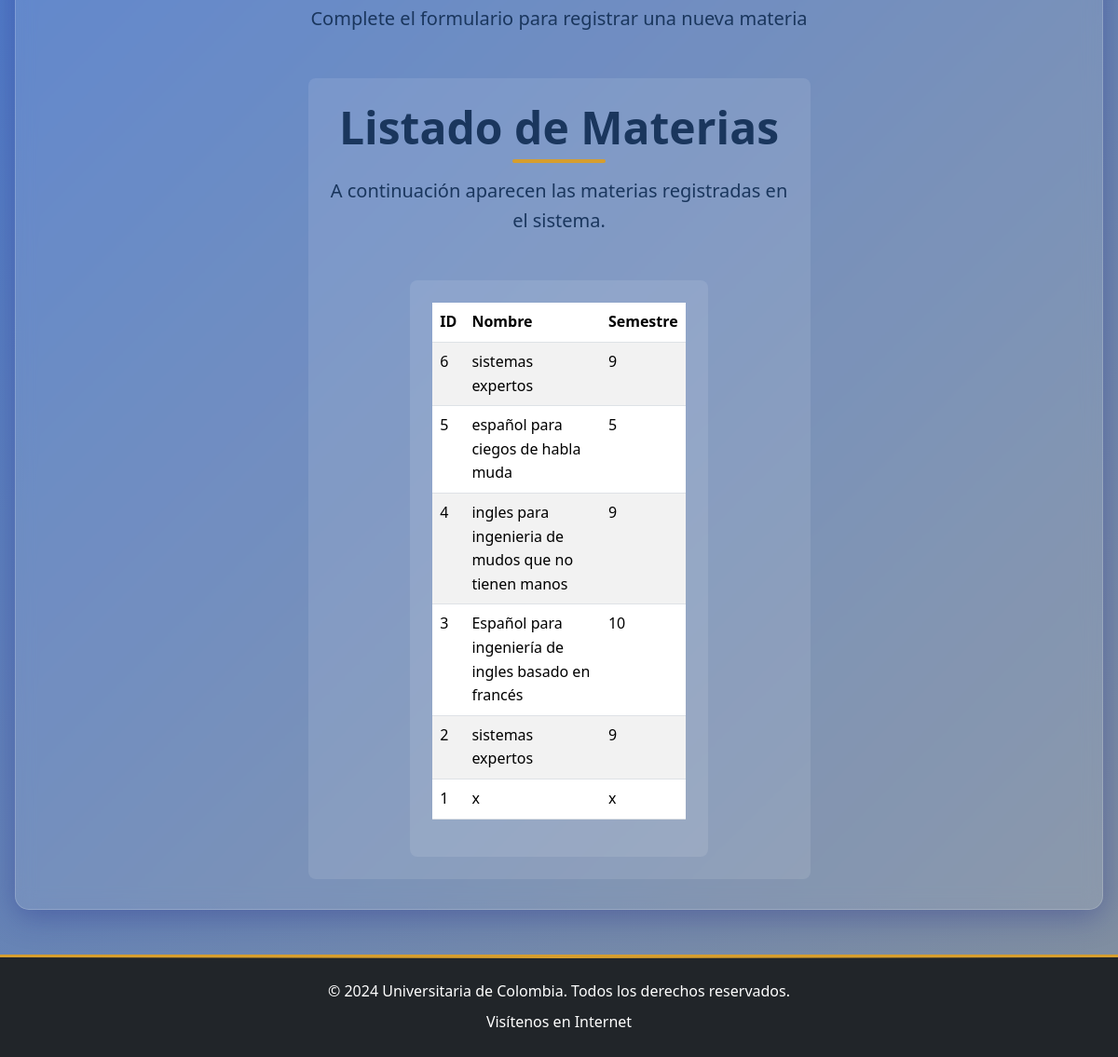
Before: /programas (lower part) with the older database file.
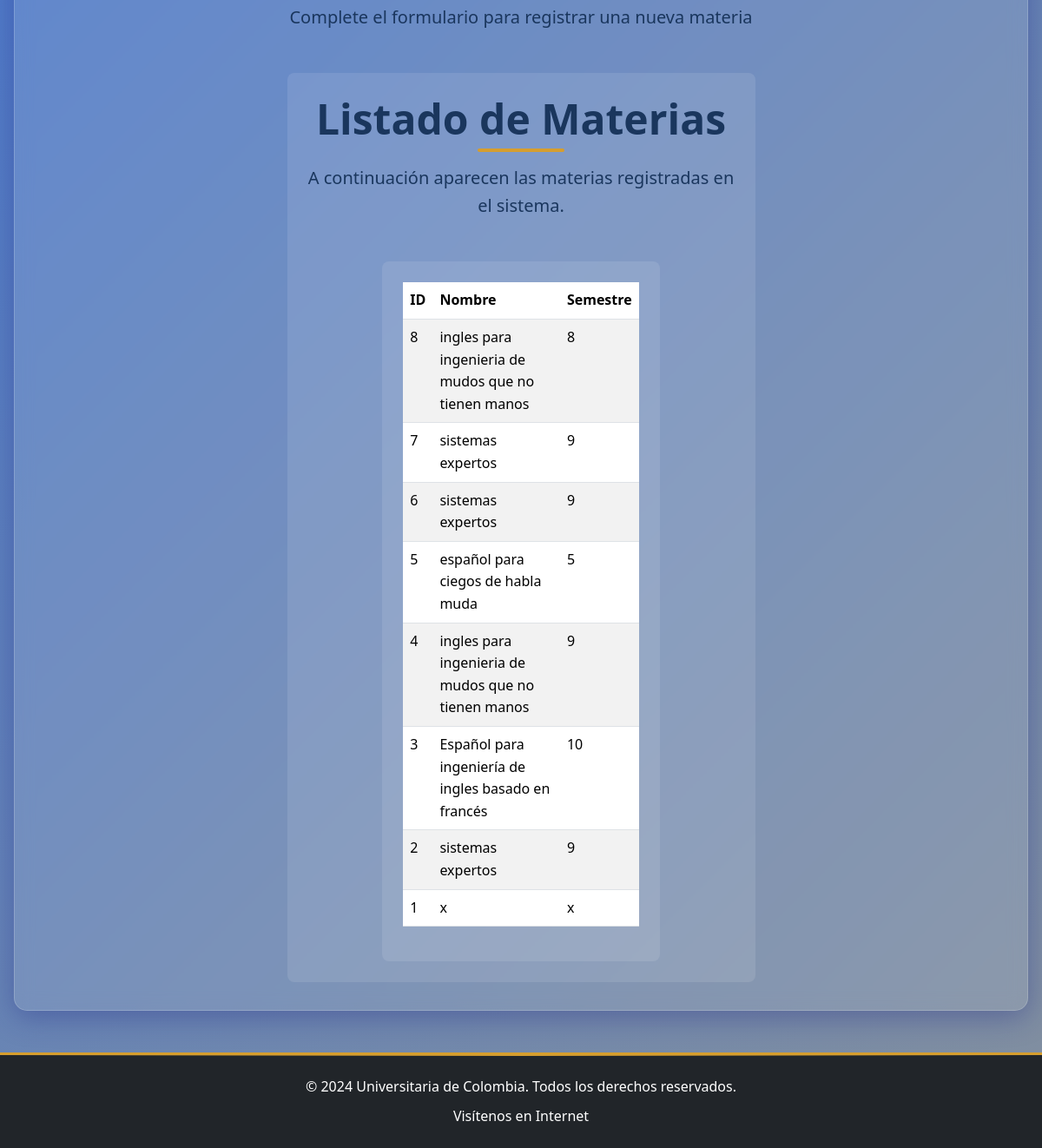
After: the same page with the newer database file.
### tables this page shows
CREATE TABLE materias (
        id INTEGER PRIMARY KEY AUTOINCREMENT,
        nombre TEXT NOT NULL,
        semestre TEXT NOT NULL
    );

### main.py (the view)
@app.route("/programas", methods=["GET"])
def programas():
    conn = sqlite3.connect("basedatos.db")
    cursor = conn.cursor()
    cursor.execute("SELECT id, nombre, semestre FROM materias ORDER BY id DESC")
    materias = cursor.fetchall()
    conn.close()
    return render_template("programas.html", materias=materias)

### templates/programas.html (shortened to what this page needs)
{% extends "base.html" %}
{% block content %}
<div class="text-center">
    <p class="lead mb-5">Complete el formulario para registrar una nueva materia</p>
    <div class="row justify-content-center">
        <div class="col-lg-6 col-md-8">
            <div class="bg-light bg-opacity-10 p-4 rounded-3">
                <h2 class="display-5 mb-4">Listado de Materias</h2>
                <p class="lead mb-5">A continuación aparecen las materias registradas en el sistema.</p>
                <div class="row justify-content-center">
                    <div class="col-lg-8 col-md-10">
                        <div class="bg-light bg-opacity-10 p-4 rounded-3">
                            {% if materias and materias|length > 0 %}
                                <table class="table table-striped text-start">
                                    <thead>
                                        <tr>
                                            <th>ID</th>
                                            <th>Nombre</th>
                                            <th>Semestre</th>
                                        </tr>
                                    </thead>
                                    <tbody>
                                        {% for m in materias %}
                                            <tr>
                                                <td>{{ m[0] }}</td>
                                                <td>{{ m[1] }}</td>
                                                <td>{{ m[2] }}</td>
                                            </tr>
                                        {% endfor %}
                                    </tbody>
                                </table>
                            {% else %}
                                <div class="no-data text-center p-4">
                                    <p>No hay materias registradas aún.</p>
                                    <a href="{{ url_for('mision') }}" class="btn btn-primary">Registrar una materia</a>
                                </div>
                            {% endif %}
                        </div>
                    </div>
                </div>
            </div>
        </div>
    </div>
</div>
{% endblock %}

Changed rows visible on the page:
added materias: id "8", nombre "ingles para ingenieria de mudos que no tienen manos", semestre "8"
added materias: id "7", nombre "sistemas expertos", semestre "9"
